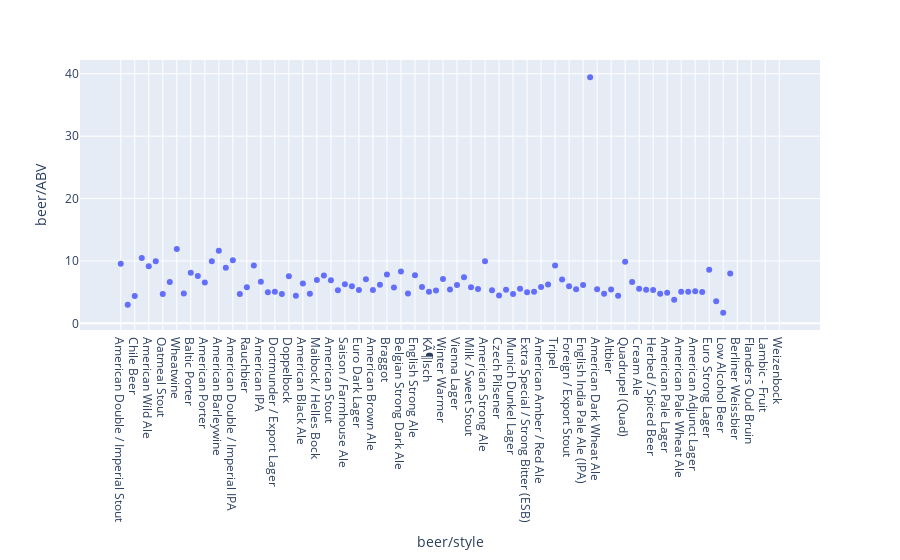

Notebook code cell kept with this figure:
### Markdown cell above
### q4 Beer ABV distribution per style?

### Code cell
fig = px.scatter(beer_style_taste_abv,x="beer/style",y="beer/ABV")

fig.show()

### Figure 1 — Plotly figure (JSON) as saved in the notebook; plotly's stock layout.template omitted (floating-point values rounded to 4 significant figures)
{"data": [{"hovertemplate": "beer/style=%{x}<br>beer/ABV=%{y}<extra></extra>", "legendgroup": "", "marker": {"color": "#636efa", "symbol": "circle"}, "mode": "markers", "name": "", "orientation": "v", "showlegend": false, "type": "scatter", "x": ["American Double / Imperial Stout", "English Dark Mild Ale", "Chile Beer", "English Barleywine", "American Wild Ale", "Russian Imperial Stout", "Oatmeal Stout", "Rye Beer", "Wheatwine", "American Amber / Red Lager", "Baltic Porter", "Black & Tan", "American Porter", "Old Ale", "American Barleywine", "Scotch Ale / Wee Heavy", "American Double / Imperial IPA", "Scottish Ale", "Rauchbier", "Belgian Strong Pale Ale", "American IPA", "Kristalweizen", "Dortmunder / Export Lager", "Munich Helles Lager", "Doppelbock", "Keller Bier / Zwickel Bier", "American Black Ale", "English Stout", "Maibock / Helles Bock", "Belgian IPA", "American Stout", "Dunkelweizen", "Saison / Farmhouse Ale", "Belgian Pale Ale", "Euro Dark Lager", "Dubbel", "American Brown Ale", "Pumpkin Ale", "Braggot", "California Common / Steam Beer", "Belgian Strong Dark Ale", "Irish Dry Stout", "English Strong Ale", "English Porter", "KÃ¶lsch", "Scottish Gruit / Ancient Herbed Ale", "Winter Warmer", "American Pale Ale (APA)", "Vienna Lager", "American Double / Imperial Pilsner", "Milk / Sweet Stout", "Smoked Beer", "American Strong Ale", "Hefeweizen", "Czech Pilsener", "English Brown Ale", "Munich Dunkel Lager", "German Pilsener", "Extra Special / Strong Bitter (ESB)", "MÃ¤rzen / Oktoberfest", "American Amber / Red Ale", "Fruit / Vegetable Beer", "Tripel", "Belgian Dark Ale", "Foreign / Export Stout", "Schwarzbier", "English India Pale Ale (IPA)", "Eisbock", "American Dark Wheat Ale", "English Pale Ale", "Altbier", "English Bitter", "Quadrupel (Quad)", "Bock", "Cream Ale", "Witbier", "Herbed / Spiced Beer", "American Blonde Ale", "American Pale Lager", "English Pale Mild Ale", "American Pale Wheat Ale", "Irish Red Ale", "American Adjunct Lager", "Euro Pale Lager", "Euro Strong Lager", "Light Lager", "Low Alcohol Beer", "American Malt Liquor", "Berliner Weissbier", "BiÃ¨re de Garde", "Flanders Oud Bruin", "Flanders Red Ale", "Lambic - Fruit", "Lambic - Unblended", "Weizenbock"], "xaxis": "x", "y": [9.554, 3, 4.4, 10.47, 9.155, 9.944, 4.688, 6.617, 11.91, 4.767, 8.092, 7.6, 6.53, 9.943, 11.63, 8.92, 10.12, 4.688, 5.77, 9.278, 6.68, 5, 5.05, 4.721, 7.56, 4.44, 6.379, 4.758, 6.958, 7.682, 6.917, 5.311, 6.278, 5.931, 5.35, 7.063, 5.353, 6.169, 7.82, 5.75, 8.307, 4.8, 7.693, 5.841, 5.06, 5.26, 7.114, 5.419, 6.133, 7.4, 5.767, 5.508, 9.964, 5.295, 4.451, 5.393, 4.7, 5.56, 4.995, 5.051, 5.807, 6.225, 9.268, 7.029, 5.929, 5.483, 6.16, 39.44, 5.467, 4.73, 5.442, 4.432, 9.871, 6.626, 5.56, 5.4, 5.345, 4.755, 4.886, 3.8, 5.072, 5.056, 5.13, 5.019, 8.574, 3.531, 1.7, 8, null, null, null, null, null, null, null], "yaxis": "y"}], "layout": {"legend": {"tracegroupgap": 0}, "margin": {"t": 60}, "xaxis": {"anchor": "y", "domain": [0, 1], "title": {"text": "beer/style"}}, "yaxis": {"anchor": "x", "domain": [0, 1], "title": {"text": "beer/ABV"}}}}
